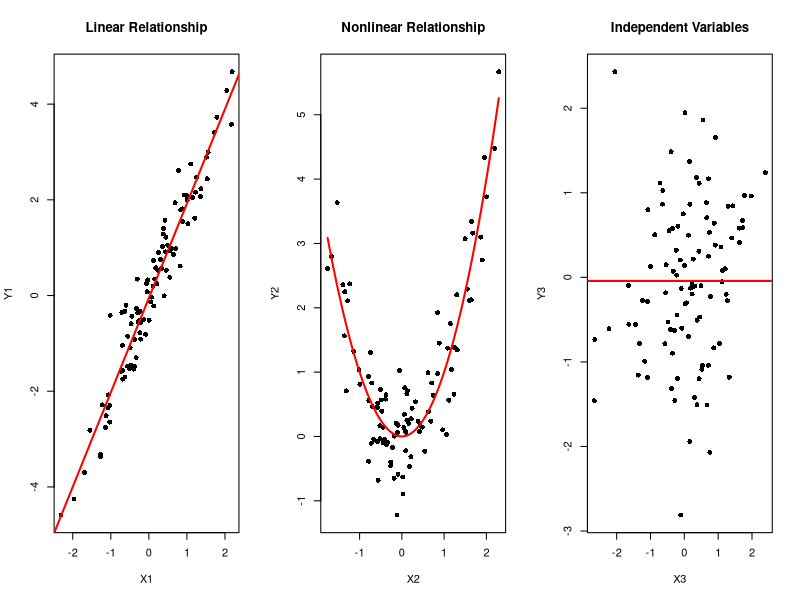
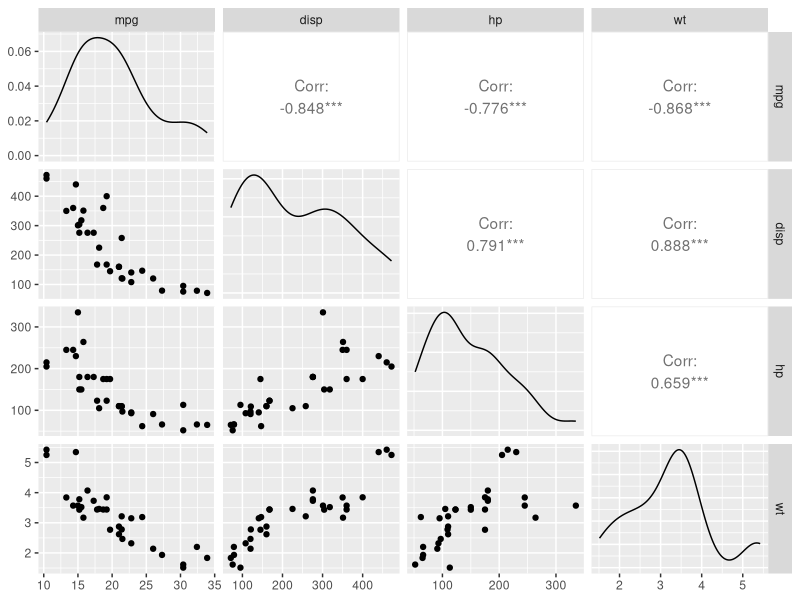

Source code (R) for these figures, in order:
## ---- chunk 1
# Set seed for reproducibility
set.seed(123)

# Number of observations
n <- 100

# Linear relationship
X1 <- rnorm(n)
Y1 <- 2 * X1 + rnorm(n, sd = 0.5)

# Nonlinear relationship
X2 <- rnorm(n)
Y2 <- X2^2 + rnorm(n, sd = 0.5)

# Independent variables
X3 <- rnorm(n)
Y3 <- rnorm(n)

# Visualize the relationship
# Set up a 1x3 grid for plots
par(mfrow = c(1, 3))

# Plot 1: Linear Relationship
plot(X1, Y1, main = "Linear Relationship", pch = 16)
abline(lm(Y1 ~ X1), col = "red", lwd = 2)

# Plot 2: Nonlinear Relationship
plot(X2, Y2, main = "Nonlinear Relationship", pch = 16)
curve(x^2, add = TRUE, col = "red", lwd = 2)

# Plot 3: Independent Variables
plot(X3, Y3, main = "Independent Variables", pch = 16)
abline(h = mean(Y3), col = "red", lwd = 2)

# Compute covariances
cov_linear <- cov(X1, Y1)
cov_nonlinear <- cov(X2, Y2)
cov_independent <- cov(X3, Y3)

# Print the results
knitr::kable(
  data.frame(
    Relationship = c("Linear", "Nonlinear", "Independent"),
    Covariance = c(cov_linear, cov_nonlinear, cov_independent)
  ), digits = 3)
## ---- chunk 2
# Select variables for covariance analysis
variables <- mtcars[, c("mpg", "disp", "hp", "wt")]

# Compute the covariance matrix
cov_matrix <- cov(variables)

# Compute the correlation matrix
cor_matrix <- cor(variables)

# Plot the correlation pairs
GGally::ggpairs(variables)
